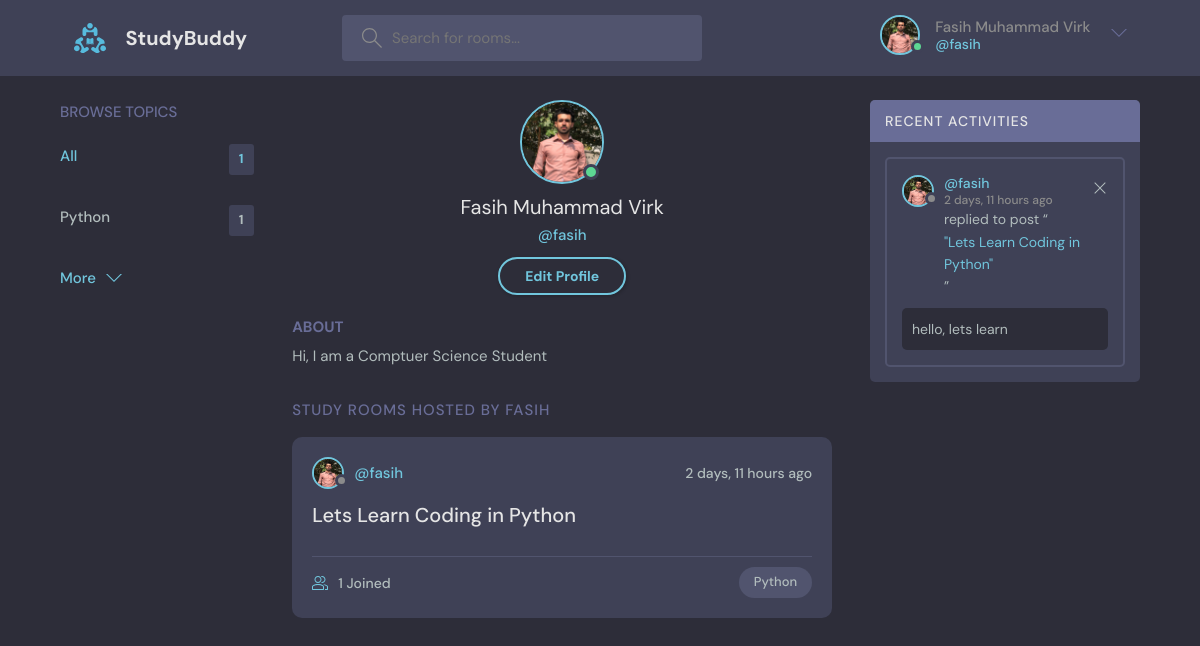
The page /profile/1/ (signed in) on the database as committed earlier.
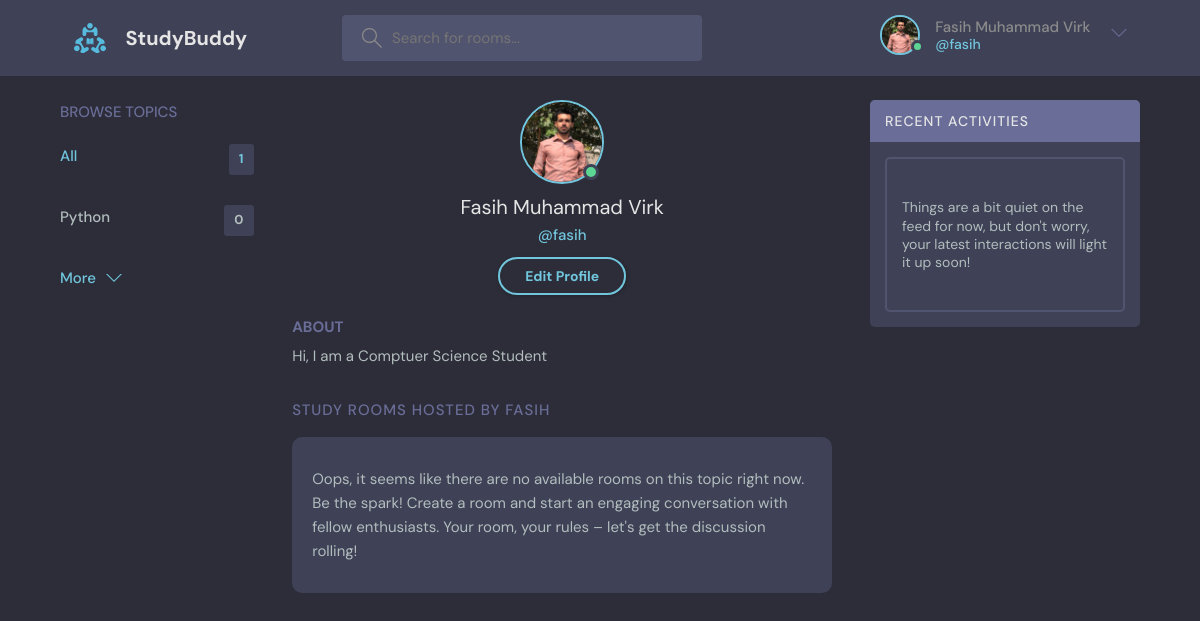
The same page on the database as committed later.
### mainapp/models.py (models this page shows, shortened)
class User(AbstractUser):
    name = models.CharField(max_length=200, null=True)
    email = models.EmailField(unique=True)
    bio = models.TextField(null=True)
    avatar = models.ImageField(null=True, default="avatar.svg")
    USERNAME_FIELD = 'email'
    REQUIRED_FIELDS = []

class Topic(models.Model):
    name = models.CharField(max_length=200)

class Room(models.Model):
    host = models.ForeignKey(User, on_delete=models.SET_NULL, null=True)
    topic = models.ForeignKey(Topic, on_delete=models.SET_NULL, null=True)
    name = models.CharField(max_length=200)
    description = models.TextField(null=True, blank=True)
    participants = models.ManyToManyField(
        User, related_name='participants', blank=True)
    updated = models.DateTimeField(auto_now=True)
    created = models.DateTimeField(auto_now_add=True)
    class Meta:
        ordering = ['-updated', '-created']
    def __str__(self):
        return self.name

class Message(models.Model):
    user = models.ForeignKey(User, on_delete=models.CASCADE)
    room = models.ForeignKey(Room, on_delete=models.CASCADE)
    body = models.TextField(null=True)
    bodyimage = models.FileField(null=True)
    updated = models.DateTimeField(auto_now=True)
    created = models.DateTimeField(auto_now_add=True)
    class Meta:
        ordering = ['-updated', '-created']

### mainapp/views.py (the view)
# urls.py: path('profile/<str:pk>/', views.userProfile, name="user-profile"),
@login_required(login_url='login')
def userProfile(request, pk):
    user = User.objects.get(id=pk)
    rooms = user.room_set.all()
    room_messages = user.message_set.all()
    topics = Topic.objects.all()
    context = {'user': user, 'rooms': rooms,
               'room_messages': room_messages, 'topics': topics}
    return render(request, 'mainapp/profile.html', context)

### mainapp/templates/mainapp/profile.html
{% extends 'main.html' %} {%block content%}
  <main class="profile-page layout layout--3">
    <div class="container">
      {%include 'mainapp/topics_component.html' %}
      <div class="roomList">
        <div class="profile">
          <div class="profile__avatar">
            <div class="avatar avatar--large active">
              <img src="{{user.avatar.url}}" />
            </div>
          </div>
          <div class="profile__info">
            <h3>{{user.name}}</h3>
            <p>@{{user.username}}</p>
            {% if request.user == user%}
            <a href="{% url 'update-user' %}" class="btn btn--main btn--pill">Edit Profile</a>
            {% endif %}
          </div>
          <div class="profile__about">
            <h3>About</h3>
            <p>
              {{user.bio}}
            </p>
          </div>
        </div>
        <div class="roomList__header">
          <div>
            <h2>Study Rooms Hosted by {{user.username}}</a>
            </h2>
          </div>
        </div>
        {% include 'mainapp/feed_component.html' %}
      </div>
      {% include 'mainapp/activity_component.html' %}
    </div>
  </main>
{%endblock content%}

### templates/main.html (shortened to what this page needs)
<!DOCTYPE html>
{% load static %}
<html lang="en">
  <head>
    <link rel="stylesheet" href="https://cdnjs.cloudflare.com/ajax/libs/font-awesome/6.5.1/css/all.min.css" />
    <link rel="stylesheet" href="{% static 'style/style.css' %}" />
  </head>
  <body>
    {% include 'navbar.html' %}
    {% block content %}
    {% endblock %}
  </body>
</html>

### templates/navbar.html (shortened to what this page needs)
{% load static %}
{% if request.user.is_authenticated %}
<header class="header header--loggedIn">
	<div class="container">
		<a href="{% url 'home' %}" class="header__logo">
			<img src="{% static 'images/logo.svg' %}" />
			<h1>StudyBuddy</h1>
		</a>
		<form class="header__search" method="GET" action="{% url 'home' %}">
			<label>
				<input name="q" placeholder="Search for rooms..." />
			</label>
		</form>
		<nav class="header__menu">
			<div class="header__user">
				<a href="{% url 'user-profile' user.id %}">
					<div class="avatar avatar--medium active">
						<img src="{{request.user.avatar.url}}" />
					</div>
					<p>
						{{request.user.name}} <span>@{{request.user.username}}</span>
					</p>
				</a>
				<button class="dropdown-button">
					<svg
						version="1.1"
						xmlns="http://www.w3.org/2000/svg"
						width="32"
						height="32"
						viewBox="0 0 32 32"
					>
						<title>chevron-down</title>
						<path d="M16 21l-13-13h-3l16 16 16-16h-3l-13 13z"></path>
					</svg>
				</button>
			</div>
			{% endif %}
		</nav>
	</div>
</header>

### mainapp/templates/mainapp/topics_component.html
<div class="topics">
    <div class="topics__header">
        <h2>Browse Topics</h2>
    </div>
    <ul class="topics__list">
        <li>
            <a href="{% url 'home'%}" class="active">All <span>{{topics.count}}</span></a>
        </li>
        {%for topic in topics%}
        <li>
            <a href="{% url 'home' %}?q={{topic.name|urlencode}}">{{topic.name}} <span>{{topic.room_set.all.count}}</span></a>
        </li>
        {%endfor%}
    </ul>
    <a class="btn btn--link" href="{% url 'topics' %}">
        More
        <svg
            version="1.1"
            xmlns="http://www.w3.org/2000/svg"
            width="32"
            height="32"
            viewBox="0 0 32 32"
        >
            <title>chevron-down</title>
            <path d="M16 21l-13-13h-3l16 16 16-16h-3l-13 13z"></path>
        </svg>
    </a>
</div>

### mainapp/templates/mainapp/feed_component.html (shortened to what this page needs)
{% if rooms.count == 0 or rooms.count == '0' %}
<div class="roomListRoom">
	<div class="roomListRoom__content">
		<p>
			Oops, it seems like there are no available rooms on this topic right now.
			Be the spark! Create a room and start an engaging conversation with fellow
			enthusiasts. Your room, your rules – let's get the discussion rolling!
		</p>
	</div>
</div>
{% endif %} {% for room in rooms %}
<div class="roomListRoom">
	<div class="roomListRoom__header">
		<a href="{% url 'user-profile' room.host.id%}" class="roomListRoom__author">
			<div class="avatar avatar--small">
				<img src="{{room.host.avatar.url}}" />
			</div>
			<span>@{{room.host.username}}</span>
		</a>
		<div class="roomListRoom__actions">
			<span>{{room.created|timesince}} ago</span>
		</div>
	</div>
	<div class="roomListRoom__content">
		<a href="{% url 'room' room.id%}">{{room.name}}</a>
	</div>
	<div class="roomListRoom__meta">
		<a href="{% url 'room' room.id%}" class="roomListRoom__joined">
			{{room.participants.all.count}} Joined
		</a>
		<p class="roomListRoom__topic">{{room.topic.name}}</p>
	</div>
</div>
{%endfor%}

### mainapp/templates/mainapp/activity_component.html
<div class="activities">
	<div class="activities__header">
		<h2>Recent Activities</h2>
	</div>
	{%if room_messages.count == 0 or room_messages.count == '0' %}
	<div class="activities__box">
		<br>
		<div class="activities__boxHeader roomListRoom__header">
			<p>
				Things are a bit quiet on the feed for now, but don't worry, your latest
				interactions will light it up soon!
			</p>
		</div>
		<br>
	</div>
	{%endif%}
	{% for message in room_messages%}
	{% if message.body %}
	<div class="activities__box">
		<div class="activities__boxHeader roomListRoom__header">
			<a
				href="{% url 'user-profile' message.user.id %}"
				class="roomListRoom__author"
			>
				<div class="avatar avatar--small">
					<img src="{{message.user.avatar.url}}" />
				</div>
				<p>
					@{{message.user.username}}
					<span>{{message.created|timesince}} ago</span>
				</p>
			</a>
			{% if request.user == message.user %}
			<div class="roomListRoom__actions">
				<a href="{% url 'delete-message' message.id %}">
					<svg
						version="1.1"
						xmlns="http://www.w3.org/2000/svg"
						width="32"
						height="32"
						viewBox="0 0 32 32"
					>
						<title>remove</title>
						<path
							d="M27.314 6.019l-1.333-1.333-9.98 9.981-9.981-9.981-1.333 1.333 9.981 9.981-9.981 9.98 1.333 1.333 9.981-9.98 9.98 9.98 1.333-1.333-9.98-9.98 9.98-9.981z"
						></path>
					</svg>
				</a>
			</div>
			{% endif %}
		</div>
		<div class="activities__boxContent">
			<p>
				replied to post “<a href="{% url 'room' message.room.id %}"
					>"{{message.room}}"</a
				>”
			</p>
			<div class="activities__boxRoomContent">{{message.body}}</div>
		</div>
	</div>
	{%endif%}
	{%endfor%}
</div>

Rows that differ between the two databases and show on the page:
removed Room: host.avatar (picture), host.username "fasih", created "2 days, 11 hours", name "Lets Learn Coding in Python", participants.all.count "1", topic.name "Python"
removed Message: user.avatar (picture), user.username "fasih", created "2 days, 11 hours", room "Lets Learn Coding in Python", body "hello, lets learn"
computed for Topic "Python": room_set.all.count "1" → "0"
Other text that changed with them:
text now shown: "Oops, it seems like there are no available rooms on this topic right now. Be the spark! Create a room and start an engaging conversation with fellow enthusiasts. Your room, your rules – let's get the discussion rolling! Things are a bit quiet on the feed for now, but don't worry, your latest interactions will light it up soon!"
